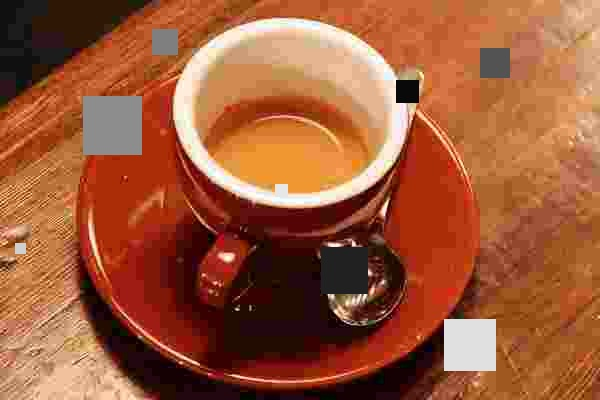
#> input picture sample_images/corrupted_defective.jpg, 600 x 400 px
$ python -i features.py   (imports and definitions only)   (older library calls are emulated)
#> lines starting #> are read from the running program, lines starting #| are printed output that depends on the picture; after the words box and inside, x2 and y2 are one past the last pixel; in counts of white or black regions, pixels touching at a corner belong together
"""
Engineered image-quality feature extraction.

All features are computed from a decoded image (BGR, uint8, as returned by
cv2.imread / cv2.imdecode) and are the inputs to the downstream learned
classifiers in model.py. Every feature is individually interpretable, which
is what lets us build human-readable explanations for each prediction later
(see infer.py::explain).
"""
from __future__ import annotations

import numpy as np
import cv2


FEATURE_NAMES = [
    "sharpness_lap_var",      # focus / blur measure (Laplacian variance)
    "sharpness_norm",         # laplacian variance normalized by image energy
    "sharpness_tenengrad",    # Sobel gradient magnitude — noise-resilient sharpness
    "brightness_mean",        # mean luminance (0-255)
    "brightness_std",         # contrast proxy
    "contrast_rms",           # RMS contrast — better exposure separation
    "dark_pixel_ratio",       # fraction of near-black pixels
    "bright_pixel_ratio",     # fraction of near-white (clipped) pixels
    "hist_low_mass",          # fraction of luminance histogram mass in [0,32)
    "hist_high_mass",         # fraction of luminance histogram mass in [223,256)
    "noise_estimate",         # Immerkaer fast noise-sigma estimator
    "noise_local_var",        # mean local variance in flat (low-gradient) patches
    "noise_high_freq_energy", # FFT high-frequency energy ratio
    "edge_density",           # fraction of pixels that are strong edges (Canny)
    "gradient_coherence",     # directional gradient consistency (blur vs texture)
    "colorfulness",           # Hasler-Susstrunk colorfulness metric
    "saturation_mean",        # mean HSV saturation
    "entropy",                # Shannon entropy of luminance histogram
    "blockiness",             # JPEG-style 8x8 block boundary artifact score
    "channel_mean_asymmetry", # abs diff between max/min channel means (color cast / corruption)
]


def _to_gray(img_bgr: np.ndarray) -> np.ndarray:
    return cv2.cvtColor(img_bgr, cv2.COLOR_BGR2GRAY)


def _laplacian_variance(gray: np.ndarray) -> float:
    return float(cv2.Laplacian(gray, cv2.CV_64F).var())


def _tenengrad(gray: np.ndarray) -> float:
    """Sobel-based gradient magnitude sharpness measure (Tenengrad).

    Less sensitive to noise than Laplacian variance because Sobel smooths
    along the perpendicular axis.  Good at distinguishing genuinely sharp
    images from noisy ones that happen to have high Laplacian variance.
    """
    gx = cv2.Sobel(gray, cv2.CV_64F, 1, 0, ksize=3)
    gy = cv2.Sobel(gray, cv2.CV_64F, 0, 1, ksize=3)
    return float(np.mean(gx ** 2 + gy ** 2))


def _contrast_rms(gray: np.ndarray) -> float:
    """RMS contrast — standard deviation of luminance normalized to [0,1]
    range.  Better at separating under/over-exposure from normal images
    than raw brightness_std alone."""
    return float(gray.astype(np.float64).std() / 255.0)


def _noise_immerkaer(gray: np.ndarray) -> float:
    """Fast noise-sigma estimator (Immerkaer, 1996).

    Convolves with a Laplacian-like kernel designed to cancel out edges/flat
    regions and isolate additive noise, then rescales to a sigma estimate.
    """
    h, w = gray.shape
    kernel = np.array([[1, -2, 1], [-2, 4, -2], [1, -2, 1]], dtype=np.float64)
    conv = cv2.filter2D(gray.astype(np.float64), -1, kernel)
    sigma = np.sum(np.abs(conv)) * np.sqrt(0.5 * np.pi) / (6 * (w - 2) * (h - 2) + 1e-9)
    return float(sigma)


def _noise_high_freq_energy(gray: np.ndarray) -> float:
    """Ratio of high-frequency energy in the DFT spectrum.

    Noise adds energy uniformly across all frequencies, so a high ratio
    of high-freq to total energy is a strong noise indicator — and this
    separates noise from legitimately sharp/detailed images whose energy
    concentrates in mid-frequency edges.
    """
    f = np.fft.fft2(gray.astype(np.float64))
    fshift = np.fft.fftshift(f)
    magnitude = np.abs(fshift)
    h, w = gray.shape
    cy, cx = h // 2, w // 2
    # Define "high frequency" as the outer 25% of the spectrum radius
    radius = min(cy, cx)
    Y, X = np.ogrid[:h, :w]
    dist = np.sqrt((Y - cy) ** 2 + (X - cx) ** 2)
    high_freq_mask = dist > (radius * 0.75)
    total_energy = np.sum(magnitude ** 2) + 1e-9
    high_freq_energy = np.sum(magnitude[high_freq_mask] ** 2)
    return float(high_freq_energy / total_energy)


def _local_flat_variance(gray: np.ndarray, patch: int = 16) -> float:
    """Mean variance inside low-gradient ('flat') patches only.

    Flat regions should be near-constant in a clean image, so any residual
    variance there is a strong, gradient-independent noise signal.
    """
    gray = gray.astype(np.float32)
    gx = cv2.Sobel(gray, cv2.CV_32F, 1, 0)
    gy = cv2.Sobel(gray, cv2.CV_32F, 0, 1)
    grad_mag = np.sqrt(gx ** 2 + gy ** 2)

    h, w = gray.shape
    variances = []
    for y in range(0, h - patch, patch):
        for x in range(0, w - patch, patch):
            g_patch = grad_mag[y:y + patch, x:x + patch]
            if g_patch.mean() < 8.0:  # "flat" threshold
                variances.append(gray[y:y + patch, x:x + patch].var())
    if not variances:
        return 0.0
    return float(np.mean(variances))


def _gradient_coherence(gray: np.ndarray) -> float:
    """Directional consistency of image gradients.

    In a motion-blurred image, gradients are strongly aligned along one
    direction.  In a naturally textured image (e.g. gravel, grass), gradients
    point in many directions.  This feature helps the blur classifier avoid
    false-positiving on textures.

    Returns a value in [0, 1]: 1 = all gradients point the same way (blur),
    0 = uniformly random directions (clean texture).
    """
    gray = gray.astype(np.float32)
    gx = cv2.Sobel(gray, cv2.CV_32F, 1, 0, ksize=3)
    gy = cv2.Sobel(gray, cv2.CV_32F, 0, 1, ksize=3)
    mag = np.sqrt(gx ** 2 + gy ** 2)
    # Only consider pixels with non-trivial gradient (suppress noise)
    mask = mag > np.percentile(mag, 50)
    if mask.sum() < 10:
        return 0.0
    # Normalize gradient directions and compute mean direction vector
    gx_n = gx[mask] / (mag[mask] + 1e-9)
    gy_n = gy[mask] / (mag[mask] + 1e-9)
    # Coherence = magnitude of the mean direction vector
    mean_gx = np.mean(gx_n)
    mean_gy = np.mean(gy_n)
    coherence = np.sqrt(mean_gx ** 2 + mean_gy ** 2)
    return float(coherence)


def _colorfulness(img_bgr: np.ndarray) -> float:
    b, g, r = cv2.split(img_bgr.astype(np.float32))
    rg = r - g
    yb = 0.5 * (r + g) - b
    std_rg, mean_rg = rg.std(), rg.mean()
    std_yb, mean_yb = yb.std(), yb.mean()
    std_root = np.sqrt(std_rg ** 2 + std_yb ** 2)
    mean_root = np.sqrt(mean_rg ** 2 + mean_yb ** 2)
    return float(std_root + 0.3 * mean_root)


def _entropy(gray: np.ndarray) -> float:
    hist = cv2.calcHist([gray], [0], None, [256], [0, 256]).flatten()
    hist = hist / (hist.sum() + 1e-9)
    hist = hist[hist > 0]
    return float(-np.sum(hist * np.log2(hist)))


def _blockiness(gray: np.ndarray) -> float:
    """Approximate JPEG blocking-artifact score.

    Measures how much stronger the intensity discontinuity is exactly at
    8-pixel block boundaries vs. one pixel away from them. Heavy compression
    / corruption raises this score.
    """
    gray = gray.astype(np.float32)
    h, w = gray.shape
    if h < 16 or w < 16:
        return 0.0
    diffs_at_boundary = []
    diffs_off_boundary = []
    for x in range(8, w - 1, 8):
        diffs_at_boundary.append(np.mean(np.abs(gray[:, x] - gray[:, x - 1])))
        diffs_off_boundary.append(np.mean(np.abs(gray[:, x - 4] - gray[:, x - 5])))
    for y in range(8, h - 1, 8):
        diffs_at_boundary.append(np.mean(np.abs(gray[y, :] - gray[y - 1, :])))
        diffs_off_boundary.append(np.mean(np.abs(gray[y - 4, :] - gray[y - 5, :])))
    if not diffs_at_boundary:
        return 0.0
    boundary = np.mean(diffs_at_boundary)
    off = np.mean(diffs_off_boundary) + 1e-6
    return float(max(0.0, (boundary - off) / off))


def extract_features(img_bgr: np.ndarray) -> dict:
    """Compute the full engineered feature vector for one image.

    Parameters
    ----------
    img_bgr: np.ndarray, shape (H, W, 3), dtype uint8, BGR order (OpenCV default)

    Returns
    -------
    dict mapping feature name -> float value, keys ordered per FEATURE_NAMES.
    """
    gray = _to_gray(img_bgr)
    hsv = cv2.cvtColor(img_bgr, cv2.COLOR_BGR2HSV)

    lap_var = _laplacian_variance(gray)
    brightness_mean = float(gray.mean())
    brightness_std = float(gray.std())

    dark_ratio = float(np.mean(gray < 16))
    bright_ratio = float(np.mean(gray > 240))

    hist = cv2.calcHist([gray], [0], None, [256], [0, 256]).flatten()
    hist_norm = hist / (hist.sum() + 1e-9)
    hist_low_mass = float(hist_norm[:32].sum())
    hist_high_mass = float(hist_norm[223:].sum())

    noise_est = _noise_immerkaer(gray)
    noise_local_var = _local_flat_variance(gray)

    edges = cv2.Canny(gray, 100, 200)
    edge_density = float(np.mean(edges > 0))

    colorfulness = _colorfulness(img_bgr)
    saturation_mean = float(hsv[:, :, 1].mean())

    entropy = _entropy(gray)
    blockiness = _blockiness(gray)

    b_mean, g_mean, r_mean = [float(img_bgr[:, :, i].mean()) for i in range(3)]
    channel_means = [b_mean, g_mean, r_mean]
    channel_mean_asymmetry = float(max(channel_means) - min(channel_means))

    # normalize sharpness by overall image variance so a low-detail (e.g. flat
    # sky) sharp image and a high-detail sharp image are comparable
    sharpness_norm = float(lap_var / (brightness_std ** 2 + 1e-6))

    # New features
    tenengrad = _tenengrad(gray)
    contrast_rms = _contrast_rms(gray)
    gradient_coherence = _gradient_coherence(gray)
    noise_hf = _noise_high_freq_energy(gray)

    values = {
        "sharpness_lap_var": lap_var,
        "sharpness_norm": sharpness_norm,
        "sharpness_tenengrad": tenengrad,
        "brightness_mean": brightness_mean,
        "brightness_std": brightness_std,
        "contrast_rms": contrast_rms,
        "dark_pixel_ratio": dark_ratio,
        "bright_pixel_ratio": bright_ratio,
        "hist_low_mass": hist_low_mass,
        "hist_high_mass": hist_high_mass,
        "noise_estimate": noise_est,
        "noise_local_var": noise_local_var,
        "noise_high_freq_energy": noise_hf,
        "edge_density": edge_density,
        "gradient_coherence": gradient_coherence,
        "colorfulness": colorfulness,
        "saturation_mean": saturation_mean,
        "entropy": entropy,
        "blockiness": blockiness,
        "channel_mean_asymmetry": channel_mean_asymmetry,
    }
    return {k: values[k] for k in FEATURE_NAMES}


def feature_vector(img_bgr: np.ndarray) -> np.ndarray:
    feats = extract_features(img_bgr)
    return np.array([feats[k] for k in FEATURE_NAMES], dtype=np.float64)


def sharpness_heatmap(img_bgr: np.ndarray, block: int = 24) -> np.ndarray:
    """Localize blur by tiling the image and computing per-tile Laplacian
    variance. Returns a small (h//block, w//block) map, low values = blurrier
    regions. Used to render a quality heatmap overlay (see infer.py).
    """
    gray = _to_gray(img_bgr)
    h, w = gray.shape
    rows = max(1, h // block)
    cols = max(1, w // block)
    heat = np.zeros((rows, cols), dtype=np.float64)
    for i in range(rows):
        for j in range(cols):
            y0, y1 = i * block, min(h, (i + 1) * block)
            x0, x1 = j * block, min(w, (j + 1) * block)
            tile = gray[y0:y1, x0:x1]
            if tile.size == 0:
                continue
            heat[i, j] = cv2.Laplacian(tile, cv2.CV_64F).var()
    return heat

>>> import cv2
>>> picture = cv2.imread('../../../sample_images/corrupted_defective.jpg')
#> picture is the input picture: shape (400, 600, 3); mean B, G, R 55.6, 88.4, 157.2
>>> result = extract_features(picture)
#> in _to_gray, `return cv2.cvtColor(img_bgr, cv2.COLOR_BGR2GRAY)`:
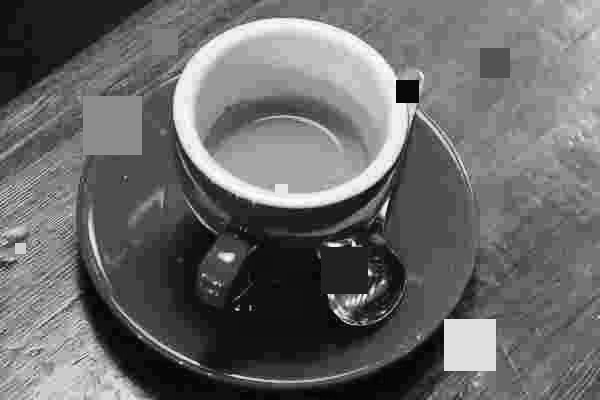
#> returned value: shape (400, 600); min 2, max 255, mean 105.2
#> in extract_features, `hsv = cv2.cvtColor(img_bgr, cv2.COLOR_BGR2HSV)`: hsv: shape (400, 600, 3); mean H, S, V 19.9, 175.3, 157.3
#> in extract_features, `lap_var = _laplacian_variance(gray)`: lap_var = 646.3
#> in extract_features, `brightness_mean = float(gray.mean())`: brightness_mean = 105.2
#> in extract_features, `brightness_std = float(gray.std())`: brightness_std = 58.64
#> in extract_features, `dark_ratio = float(np.mean(gray < 16))`: dark_ratio = 0.0262
#> in extract_features, `bright_ratio = float(np.mean(gray > 240))`: bright_ratio = 0.0111
#> in extract_features, `hist = cv2.calcHist([gray], [0], None, [256], [0, 256]).flatten()`: hist = 256 values, max 15569 at index 78, min 0 at index 0, mean 937.5
#> in extract_features, `hist_norm = hist / (hist.sum() + 1e-9)`: hist_norm = 256 values, max 0.0649 at index 78, min 0 at index 0, mean 0.00391
#> in extract_features, `hist_low_mass = float(hist_norm[:32].sum())`: hist_low_mass = 0.163
#> in extract_features, `hist_high_mass = float(hist_norm[223:].sum())`: hist_high_mass = 0.0452
#> in _noise_immerkaer, `conv = cv2.filter2D(gray.astype(np.float64), -1, kernel)`:
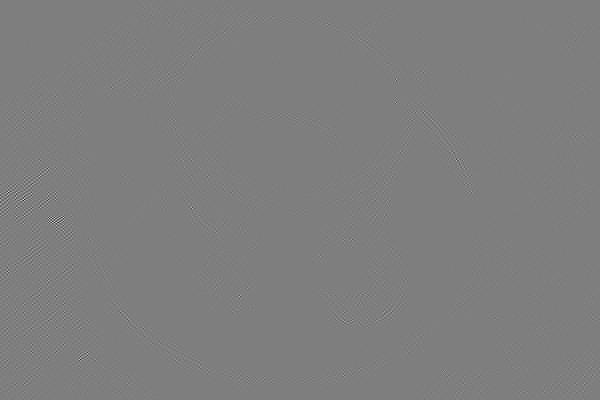
#> conv: shape (400, 600) float64; min -744, max 750, mean 0; drawn with min black and max white
#> in _noise_immerkaer, `sigma = np.sum(np.abs(conv)) * np.sqrt(0.5 * np.pi) / (6 * (w - 2) * (..`: sigma = 0.95
#> in _local_flat_variance, `grad_mag = np.sqrt(gx ** 2 + gy ** 2)`:
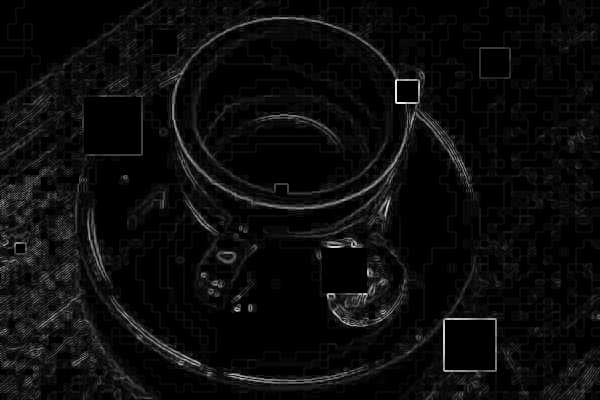
#> grad_mag: shape (400, 600) float32; min 0, max 1004.7, mean 46.9; drawn with min black and max white
#> after the loop in _local_flat_variance, `for y in range(0, h - patch, patch):`: variances = 153 values, max 42.25 at index 95, min 0 at index 0, mean 3.86
#> in extract_features, `noise_local_var = _local_flat_variance(gray)`: noise_local_var = 3.86
#> in extract_features, `edges = cv2.Canny(gray, 100, 200)`:
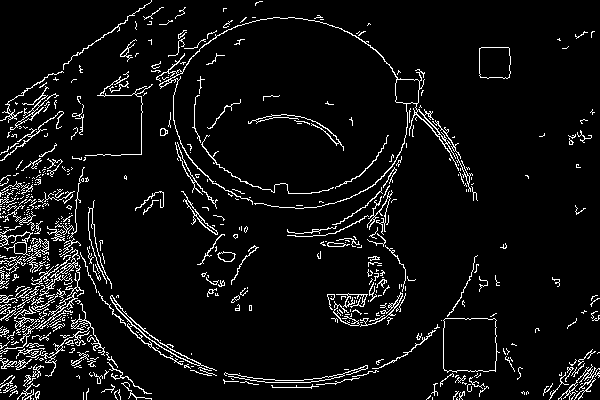
#> edges: shape (400, 600); 6.2% white in thin lines or dots
#> in extract_features, `edge_density = float(np.mean(edges > 0))`: edge_density = 0.0624
#> in _colorfulness, `yb = 0.5 * (r + g) - b`:
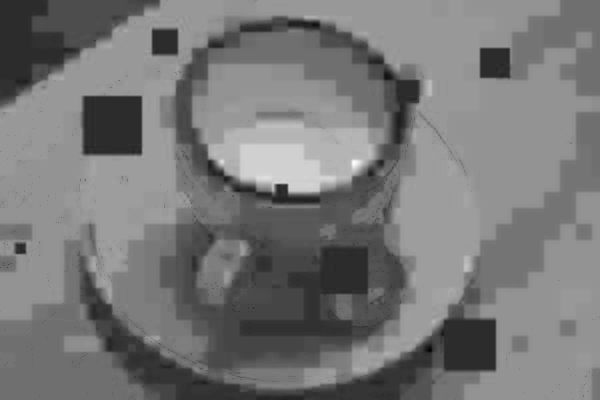
#> yb: shape (400, 600) float32; min -40, max 188, mean 67.2; drawn with min black and max white
#> in _colorfulness, `std_rg, mean_rg = rg.std(), rg.mean()`: std_rg = 35.71; mean_rg = 68.79
#> in _colorfulness, `std_yb, mean_yb = yb.std(), yb.mean()`: std_yb = 34.5; mean_yb = 67.19
#> in _colorfulness, `std_root = np.sqrt(std_rg ** 2 + std_yb ** 2)`: std_root = 49.65
#> in _colorfulness, `mean_root = np.sqrt(mean_rg ** 2 + mean_yb ** 2)`: mean_root = 96.16
#> in extract_features, `colorfulness = _colorfulness(img_bgr)`: colorfulness = 78.5
#> in extract_features, `saturation_mean = float(hsv[:, :, 1].mean())`: saturation_mean = 175.3
#> in _entropy, `hist = hist / (hist.sum() + 1e-9)`: hist has the same summary as hist_norm in extract_features
#> in _entropy, `hist = hist[hist > 0]`: hist = 254 values, max 0.0649 at index 76, min 1.25e-05 at index 0, mean 0.00394
#> in extract_features, `entropy = _entropy(gray)`: entropy = 6.6
#> after the loop in _blockiness, `for x in range(8, w - 1, 8):`: diffs_at_boundary = 74 values, max 21.97 at index 3, min 3.17 at index 34, mean 10.66; diffs_off_boundary = 74 values, max 26.34 at index 55, min 0.0825 at index 35, mean 3.92
#> after the loop in _blockiness, `for y in range(8, h - 1, 8):`: diffs_at_boundary = 123 values, max 21.97 at index 3, min 3.17 at index 34, mean 10.79; diffs_off_boundary = 123 values, max 26.34 at index 55, min 0.0825 at index 35, mean 3.95
#> in _blockiness, `boundary = np.mean(diffs_at_boundary)`: boundary = 10.79
#> in _blockiness, `off = np.mean(diffs_off_boundary) + 1e-6`: off = 3.95
#> in extract_features, `blockiness = _blockiness(gray)`: blockiness = 1.73
#> in extract_features, `b_mean, g_mean, r_mean = [float(img_bgr[:, :, i].mean()) for i in rang..`: b_mean = 55.57; g_mean = 88.36; r_mean = 157.2
#> in extract_features, `channel_means = [b_mean, g_mean, r_mean]`: channel_means = [55.57, 88.36, 157.2]
#> in extract_features, `channel_mean_asymmetry = float(max(channel_means) - min(channel_means))`: channel_mean_asymmetry = 101.6
#> in extract_features, `sharpness_norm = float(lap_var / (brightness_std ** 2 + 1e-6))`: sharpness_norm = 0.188
#> in extract_features, `tenengrad = _tenengrad(gray)`: tenengrad = 8795.9
#> in extract_features, `contrast_rms = _contrast_rms(gray)`: contrast_rms = 0.23
#> in _gradient_coherence, `mask = mag > np.percentile(mag, 50)`:
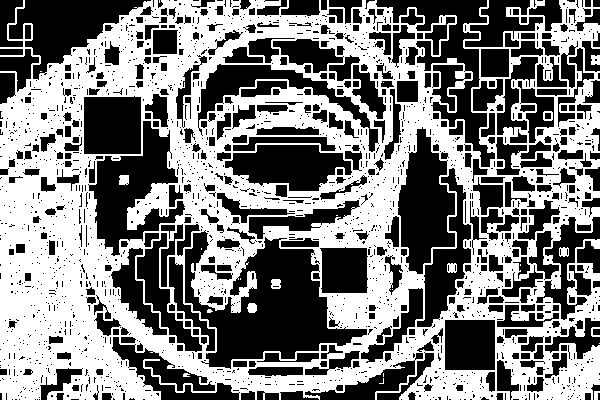
#> mask: shape (400, 600) bool; 49.3% white; 24 white regions (13 under 20 px), largest, box (x1, y1, x2, y2) and area: (0, 0, 600, 400) 117605, (119, 175, 129, 185) 94, (271, 279, 281, 289) 86
#> in _gradient_coherence, `mean_gx = np.mean(gx_n)`: mean_gx = 0.0256
#> in _gradient_coherence, `mean_gy = np.mean(gy_n)`: mean_gy = -0.00923
#> in _gradient_coherence, `coherence = np.sqrt(mean_gx ** 2 + mean_gy ** 2)`: coherence = 0.0272
#> in _noise_high_freq_energy, `Y, X = np.ogrid[:h, :w]`: Y = 400 values from 0 to 399
#> in _noise_high_freq_energy, `high_freq_mask = dist > (radius * 0.75)`:
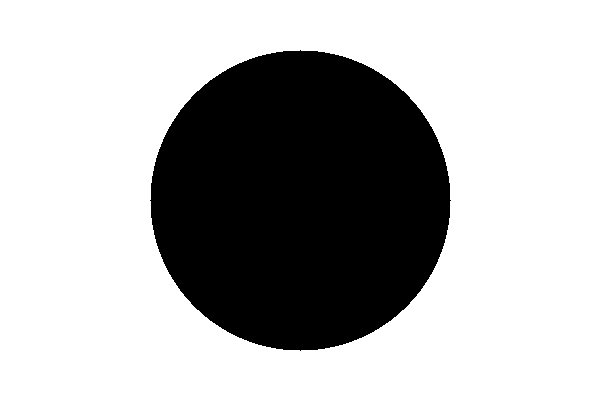
#> high_freq_mask: shape (400, 600) bool; 70.5% white; 1 black region, box (x1, y1, x2, y2) and area: (150, 50, 451, 351) 70681
#> in _noise_high_freq_energy, `total_energy = np.sum(magnitude ** 2) + 1e-9`: total_energy = 8.35e+14
#> in _noise_high_freq_energy, `high_freq_energy = np.sum(magnitude[high_freq_mask] ** 2)`: high_freq_energy = 1.68e+12
#> in extract_features, `noise_hf = _noise_high_freq_energy(gray)`: noise_hf = 0.00201
#> result = 20 items
